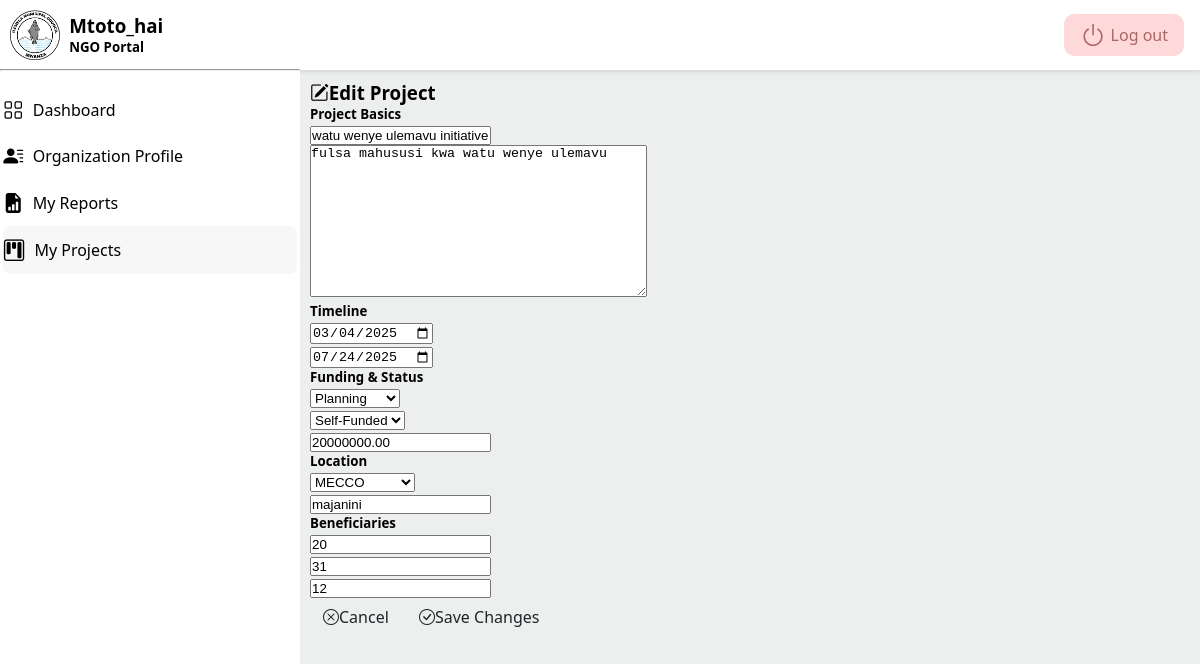
Screenshot of /3/edit/ (signed in) with the database file from the repository.
### project/models.py (models this page shows, shortened)
class Project(models.Model):
	class Status(models.TextChoices):
		PLANNING = 'PLAN', _('Planning')
		ONGOING = 'ONGO', _('Ongoing')
		COMPLETED = 'COMP', _('Completed')
		SUSPENDED = 'SUSP', _('Suspended')
	class FundingType(models.TextChoices):
		GRANT = 'GRANT', _('Grant')  # Fixed typo (GRANT → GRANT)
		DONATION = 'DON', _('Donation')
		SELF_FUNDED = 'SELF', _('Self-Funded')
		PARTNERSHIP = 'PART', _('Partnership')
	class WardChoices(models.TextChoices):
		NYAKATO = 'NYAKATO', _('Nyakato')
		BUSWELU = 'BUSWELU', _('Buswelu')
		ILEMELA = 'ILEMELA', _('Ilemela')
		PASIANSI = 'PASIANSI', _('Pasiansi')
		BUGOBWA = 'BUGOBWA', _('Bugogwa')  # Fixed typo (Bugogwa → BUGOBWA)
		SANGABUYE = 'SANGABUYE', _('Sangabuye')
		MECCO = 'MECCO', _('MECCO')
		BUZURUGA = 'BUZURUGA', _('Buzuruga')
		NYASAKA = 'NYASAKA', _('Nyasaka')
		KAHAMA = 'KAHAMA', _('Kahama')
		KISEKE = 'KISEKE', _('Kiseke')
		KAYENZE = 'KAYENZE', _('Kayenze')
		SHIBULA = 'SHIBULA', _('Shibula')
		KAWEEKAMO = 'KAWEEKAMO', _('Kawekamo')
		KITANGIRI = 'KITANGIRI', _('Kitangiri')
		KIRUMBA = 'KIRUMBA', _('Kirumba')
		NYAMANORO = 'NYAMANORO', _('Nyamanoro')
		IBUNGILO = 'IBUNGILO', _('Ibungilo')
		NYAMHONGOLO = 'NYAMHONGOLO', _('Nyamhongolo')
	name = models.CharField(_("Project Name"), max_length=255)
	description = models.TextField(_("Project Description"))
	organization = models.ForeignKey(
		settings.AUTH_USER_MODEL,
		related_name='projects',
		on_delete=models.CASCADE
	)
	start_date = models.DateField(_("Start Date"))
	end_date = models.DateField(_("End Date"), blank=True, null=True)
	status = models.CharField(
		_("Project Status"),
		max_length=4,
		choices=Status.choices,
		default=Status.PLANNING
	)
	funding_type = models.CharField(
		_("Funding Type"),
		max_length=5,
		choices=FundingType.choices,
		default=FundingType.GRANT
	)
	budget = models.DecimalField(
		_("Project Budget (TZS)"),
		max_digits=14,
		decimal_places=2,
		blank=True,
		null=True
	)
	men = models.IntegerField(_("Men Beneficiaries"), default=0)
	women = models.IntegerField(_("Women Beneficiaries"), default=0)
	youth = models.IntegerField(_("Youth Beneficiaries"), default=0)
	district = models.CharField(
		_("District"),
		max_length=20,
		default="Ilemela",
		editable=False  # Prevents editing in admin/forms
	)
	ward = models.CharField(
		_("Ward"),
		max_length=20,
		choices=WardChoices.choices
	)
	street = models.CharField(_("Street"), max_length=100)
	created_at = models.DateTimeField(auto_now_add=True)
	updated_at = models.DateTimeField(auto_now=True)
	class Meta:
		verbose_name = _("Project")
		verbose_name_plural = _("Projects")
		ordering = ['-created_at']
		indexes = [
			models.Index(fields=['status']),
			models.Index(fields=['organization']),
		]

### project/views.py (the view)
# urls.py: path('<int:pk>/edit/', views.project_edit, name='project_edit'),
@login_required
def project_edit(request, pk):
	project = get_object_or_404(Project, pk=pk)
	if not (request.user.is_staff or project.organization == request.user):
		return redirect('permission_denied')
	if request.method == 'POST':
		form = ProjectForm(request.POST, instance=project)
		if form.is_valid():
			form.save()
			return redirect('project:project_details', pk=project.pk)
	else:
		form = ProjectForm(instance=project)
	return render(request, 'project/edit.html', {'form': form, 'title': _('Edit Project'), 'section':'project',})

### project/forms.py
class ProjectForm(forms.ModelForm):
	class Meta:
		model = Project
		fields = '__all__'
		exclude = ['organization', 'district', 'created_at', 'updated_at']
		widgets = {
			'start_date': forms.DateInput(attrs={'type': 'date'}),  # HTML5 date picker
			'end_date': forms.DateInput(attrs={'type': 'date'}),     # Optional field
		}

### project/templates/project/edit.html (shortened to what this page needs)
{% extends "user_account/base.html" %}
{% load i18n %}
{% block content %}
<div class="container mt-5">
  <div class="card shadow-lg">
	<div class="card-header bg-primary text-white">
	  <h3 class="card-title mb-0">
		<i class="bi bi-pencil-square me-2"></i>{% trans "Edit Project" %}
	  </h3>
	</div>
	<div class="card-body">
	  <form method="post" novalidate>
		<div class="row g-4">
		  <div class="col-md-6">
			<div class="mb-4">
			  <h5 class="text-primary mb-3">{% trans "Project Basics" %}</h5>
			  <div class="form-group mb-3">
				{{ form.name }}
			  </div>
			  <div class="form-group mb-3">
				{{ form.description }}
			  </div>
			</div>
			<div class="mb-4">
			  <h5 class="text-primary mb-3">{% trans "Timeline" %}</h5>
			  <div class="row g-3">
				<div class="col-md-6">
				  {{ form.start_date }}
				</div>
				<div class="col-md-6">
				  {{ form.end_date }}
				</div>
			  </div>
			</div>
		  </div>
		  <div class="col-md-6">
			<div class="mb-4">
			  <h5 class="text-primary mb-3">{% trans "Funding & Status" %}</h5>
			  <div class="row g-3">
				<div class="col-md-6">
				  {{ form.status }}
				</div>
				<div class="col-md-6">
				  {{ form.funding_type }}
				</div>
				<div class="col-12">
				  {{ form.budget }}
				</div>
			  </div>
			</div>
			<div class="mb-4">
			  <h5 class="text-primary mb-3">{% trans "Location" %}</h5>
			  <div class="row g-3">
				<div class="col-md-6">
				  {{ form.ward }}
				</div>
				<div class="col-md-6">
				  {{ form.street }}
				</div>
			  </div>
			</div>
			<div class="mb-4">
			  <h5 class="text-primary mb-3">{% trans "Beneficiaries" %}</h5>
			  <div class="row g-3">
				<div class="col-md-4">
				  {{ form.men }}
				</div>
				<div class="col-md-4">
				  {{ form.women }}
				</div>
				<div class="col-md-4">
				  {{ form.youth }}
				</div>
			  </div>
			</div>
		  </div>
		</div>
		<div class="d-flex justify-content-between mt-4">
		  <a href="#" class="btn btn-secondary">
			<i class="bi bi-x-circle me-2"></i>{% trans "Cancel" %}
		  </a>
		  <button type="submit" class="btn btn-primary">
			<i class="bi bi-check-circle me-2"></i>{% trans "Save Changes" %}
		  </button>
		</div>
	  </form>
	</div>
  </div>
</div>
{% endblock %}

### user_account/templates/user_account/base.html (shortened to what this page needs)
{% load static %}
<!DOCTYPE html>
<html lang="en">
<head>
  <link rel="stylesheet" href="{% static 'style/style.css' %}">
  <link rel="stylesheet" href="https://cdnjs.cloudflare.com/ajax/libs/bootstrap-icons/1.11.1/font/bootstrap-icons.min.css">
</head>
<body>
  {% if user.is_authenticated %}
  <header>
    <a href="{% url 'user_account:logout' %}" class="logout">
      <i class="bi bi-power"></i>
      <p>Log out</p>
    </a>
  </header>
  <main>
    <aside>
      <div class="sidenav">
        <div class="profile">
          <div class="prof-img">
            <img src="{% static 'images/ILEMELA 1.png' %}" alt="profile-img">
          </div>
          <div>
            <h3>{{ request.user.username }}</h3>
            {% if user.is_staff %}
            <h5>Admin(Municipal) Portal</h5>
            {% else %}
            <h5>NGO Portal</h5>
            {% endif %}
          </div>
        </div>
      </div>
      <hr>
      <ul class="sidenav-links">
        <li {% if section == 'dashboard' %} class="active-link" {% endif %}>
          <a href="{% url 'user_account:dashboard' %}" class="sidenav-link">
            <i class="bi bi-grid"></i>
            <p>Dashboard</p>
          </a>
        </li>
        {% if user.is_staff %}
        <li {% if section == 'organization' %} class="active-link" {% endif %}>
          <a href="{% url 'organization:organization_list' %}"  class="sidenav-link">
            <i class="bi bi-globe"></i>
            <p>Organizations List</p>
          </a>
        </li>
        {% else %}
        <li {% if section == 'organization' %} class="active-link" {% endif %}>
          <a href="{% url 'organization:organization_detail' id=request.user.organizationprofile.id %}"  class="sidenav-link">
            <i class="bi bi-person-lines-fill"></i>
            <p>Organization Profile</p>
          </a>
        </li>
        {% endif %}
        {% if user.is_staff %}
        <li {% if section == 'report' %} class="active-link" {% endif %}>
          <a href="{% url 'reports:report_list' %}"  class="sidenav-link">
            <i class="bi bi-file-earmark-arrow-up-fill"></i>
            <p>Reports</p>
          </a>
        </li>
        {% else %}
        <li {% if section == 'report' %} class="active-link" {% endif %}>
          <a href="{% url 'reports:report_list' %}" class="sidenav-link">
            <i class="bi bi-file-earmark-bar-graph-fill"></i>
            <p>My Reports</p>
          </a>
        </li>
        {% endif %}
        {% if user.is_staff %}
        <li {% if section == 'project' %} class="active-link" {% endif %}>
          <a href="{% url 'project:project_list' %}" class="sidenav-link">
            <i class="bi bi-kanban"></i>
            <p>Projects</p>
          </a>
        </li>
        {% else %}
        <li {% if section == 'project' %} class="active-link" {% endif %}>
          <a href="{% url 'project:project_list' %}" class="sidenav-link">
            <i class="bi bi-kanban"></i>
            <p>My Projects</p>
          </a>
        </li>
        {% endif %}
      </ul>
    </aside>
    <section class="main-content">
      {% block content %} {% endblock %}
    </section>
  </main>
  {% endif %}
</body>
</html>

### user_account/static/style/root.css (style rules this page uses)
ul li { list-style: none; }
:root { --primary-font: 'Segoe UI', sans-serif; --gray: #ecefed; --white: white; --black: black; --bs-blue: #0d6efd; --bs-indigo: #6610f2; --bs-purple: #6f42c1; --bs-pink: #d63384; --bs-red: #dc3545; --bs-orange: #fd7e14; --bs-yellow: #ffc107; --bs-green: #198754; --bs-teal: #20c997; --bs-cyan: #0dcaf0; --radius: .625rem; --shadow1: 0 2px 4px rgba(0, 0, 0, 0.1); }
body { background-color: var(--gray); font-family: var(--primary-font); }
img { display: block; width: 100%; }

### user_account/static/style/components.css (style rules this page uses)
.btn { display: inline-block; font-weight: 400; line-height: 1.5; color: #212529; text-align: center; text-decoration: none; vertical-align: middle; cursor: pointer; -webkit-user-select: none; -moz-user-select: none; user-select: none; background-color: transparent; border: 1px solid transparent; padding: 0.375rem 0.75rem; font-size: 1rem; border-radius: 0.25rem; font-family: var(--primary-font); }

### user_account/templates/user_account/base.html (style rules this page uses)
header { position: fixed; top: 0; left: 0; right: 0; display: flex; align-items: center; justify-content: space-between; padding: .3rem 1rem; background-color: var(--white); box-shadow: var(--shadow1); }
header .logout { display: flex; align-items: center; gap: .3rem; background-color: rgba(255, 0, 0, 0.15); color: rgba(102, 0, 0, 0.541); padding: .2rem 1rem; border-radius: var(--radius); margin: .6rem 0; text-decoration: none; }
header .logout i { display: block; font-size: 1.6rem; }
aside { position: fixed; top: 0; left: 0; background-color: var(--white); width: 300px; min-height: 100%; }
aside .profile { display: flex; align-items: center; margin: .6rem; gap: .6rem; }
aside .profile .prof-img { width: 50px; height: 50px; overflow: hidden; object-fit: contain; }
aside .sidenav-links { margin: 1rem .2rem; }
aside .sidenav-link { text-decoration: none; display: flex; align-items: center; gap: .6rem; color: black; padding: .6rem 0; }
aside .sidenav-link i { font-size: 1.25rem; }
aside .active-link { font-weight: 500; background-color: #ecefed79; border-radius: .45rem; }
aside .active-link i { font-size: 1.35rem; }
.main-content { margin: 5rem .6rem 0 310px; }

### rows the page displays
Project: name "watu wenye ulemavu initiative", description "fulsa mahususi kwa watu wenye ulemavu", start_date "03/04/2025", end_date "07/24/2025", status "Planning", funding_type "Self-Funded", budget "20000000.00", ward "MECCO", street "majanini", men "20", women "31", youth "12"

### other values shown
{{ request.user.username }} "Mtoto_hai"
